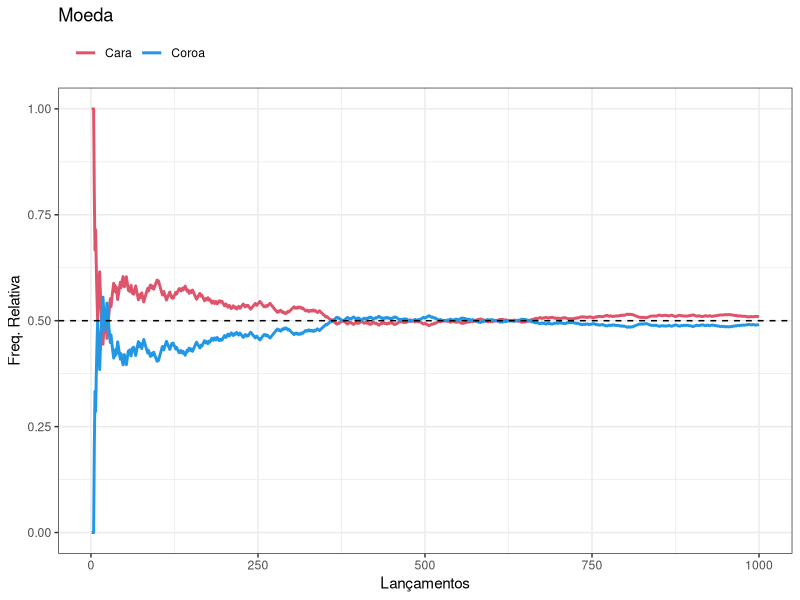

R code for this plot:

#----------------------------------------------------------------------
# CE301 - Estatística Básica
# PRÁTICAS EM R
#----------------------------------------------------------------------
# Prof. Me Lineu Alberto Cavazani de Freitas
#-----------------------------------------------------------------------
# Os comandos a seguir simulam o lançamento de uma moeda diversas vezes
# e verifica as alterações das frequências relativas conforme o número
# de lançamentos aumenta.
#
#-----------------------------------------------------------------------
rm(list = ls())
#-----------------------------------------------------------------------
library(gganimate)
library(ggplot2)
#-----------------------------------------------------------------------
# Faces
faces <- c('cara', 'coroa')
#-----------------------------------------------------------------------
# Número de lançamentos
n_lancamentos <- 1000
#-----------------------------------------------------------------------
# Jogos

## Moeda honesta
lancamentos <- sample(faces, 
                      n_lancamentos, 
                      replace = TRUE)

## Moeda desonesta
#lancamentos <- sample(faces, 
#                      n_lancamentos, 
#                      replace = TRUE,
#                      prob = c(0.7, 0.3))
#-----------------------------------------------------------------------
# Organizando resultados
resultados <- data.frame(tentativa = 1:n_lancamentos,
                    resultado = lancamentos)

resultados$caras <- cumsum(ifelse(resultados$resultado == 'cara',1,0))/resultados$tentativa
resultados$coroas <- cumsum(ifelse(resultados$resultado == 'coroa',1,0))/resultados$tentativa
#-----------------------------------------------------------------------
# Plotando os resultados
legenda <- c("Cara" = 2, 
             "Coroa" = 4)

ggplot(resultados, aes(x = tentativa)) +
  geom_line(aes(y = caras, color = "Cara"), size = 1) +
  geom_line(aes(y = coroas, color = "Coroa"), size = 1) +
  geom_hline(yintercept=0.5, 
             linetype="dashed", color = "black") +
  ylim(0,1) +
  #transition_reveal(tentativa) +
  labs(x = "Lançamentos",
       y = "Freq. Relativa",
       color = "") +
  scale_color_manual(values = legenda) + 
  theme_bw() + 
  theme(legend.position='top', 
        legend.justification='left',
        legend.direction='horizontal') +
  ggtitle("Moeda")

#-----------------------------------------------------------------------
# Comparando as frequências relativas com as probabilidades esperadas
resultados[nrow(resultados),]
#-----------------------------------------------------------------------
